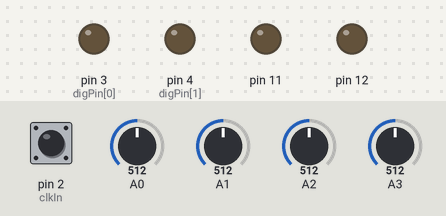
Bench run of a sketch on a simulated Arduino Uno, built with avr-gcc and run on an emulated ATmega328P. Parts: output pins drawn as LEDs (lit = HIGH). The test bench sets the inputs (shaded band); at power-on: A1 = 512, pin 2 (clkIn) HIGH, A0 = 512, A2 = 512, A3 = 512. Random numbers use the default seed unless the sketch sets one; pins used as bus, display or sensor lines are not drawn.

Above: at 1.2 s.
1.3 s: A1 set to 923
4.4 s: A1 set to 947
At 5.5 s:
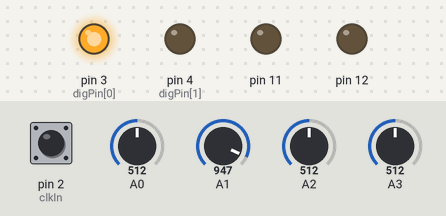
7.5 s: A1 set to 992
At 9.4 s:
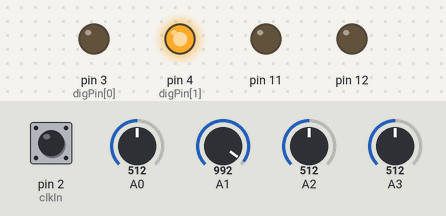
10.0 s: A1 set to 961
Timing chart, 0 to 13.0 s (numbered marks = the images above; inputs shaded):
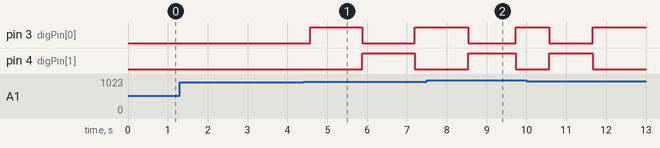

The sketch:

JustDrums.ino
```cpp
// Clock and drum pattern sketches for the Ardcore Expander
// Feed a clock in "Clock in" for external beat. Set A1 to more than 0 for internal beat.
// The clock in toggles between D0 and D1 to open and close.
// Programs are set with A0. 1, 2, 3... etc from CCW to CW
// 1. Cycle Program
// 2. Halves Program
// 3. Divider Program
// 4. Drum Program      Use A3 to set different drum patterns.
// A2 controls probablility of output for triggers. Set A2 full CCW for no randomization and turn it CW for increased "drop out" of trig outs.
// There is a 1 second signal as the program is changed.
// Written by: Magnus Gyllensward

// the drumPatterns.h file must be in the same folder as this file when compiling.
#include "drumPatterns.h";

const int clkIn = 2;           // the digital (clock) input
const int digPin[2] = {3,4};  // the digital output pins
const int pinOffset = 5;       // the first DAC pin (from 5-12)
const int trigTime = 10;       // triggers are 10 ms.

//  variables for interrupt handling of the clock input
volatile int clkState = LOW;

// randomization/probability
int randValue = 1023;

// for the on/off switch on clock in
int inputIsHigh = 0;
int digState[2] = {LOW, LOW};  // start with both set low

// counting drumloops. see drums.h for all drum patterns
int drumLoops = 0;
int drumDivision[6] = {1, 2, 4, 8, 16, 32};


//  ==================== start of setup() ======================

void setup() {
  Serial.begin(9600);

  // set up the digital (clock) input
  pinMode(clkIn, INPUT);

  // set up the digital outputs
  for (int i=0; i<2; i++) {
    pinMode(digPin[i], OUTPUT);
    digitalWrite(digPin[i], LOW);
  }

  // set up the 8-bit DAC output pins
  for (int i=0; i<8; i++) {
    pinMode(pinOffset+i, OUTPUT);
    digitalWrite(pinOffset+i, LOW);
  }

  attachInterrupt(0, isr, RISING);
}

//  ==================== start of loop() =======================
void loop() {

      // go through drum matrix
      for (int x=1; x<17; x++) { // temporal. start with first beat point...

        // set melodyPatternType
        int melodyPatternType = (analogRead(0) / (1023/noOfMelodyPatterns)); if (melodyPatternType > 0) {  melodyPatternType--; } // deal with zero indexing on addressing the array vs the integer declared to set the number.

        // write 0 or 1 on output to trigger melody pattern, set independently of the current drumpattern.
        digitalWrite(pinOffset+(5), melodyPattern[melodyPatternType][x-1]);
        delay(1);
        digitalWrite(pinOffset+(5), LOW);

        for (int y=1; y<noOfDrumSteps; y++) { // vertical, outputs. start with output 0...
          randValue = random(0, 1023);
          if (randValue > analogRead(2)) {

            // set drumProgram
            int drumProgram = (analogRead(3) / (1023/noOfDrumPrograms)); if (drumProgram > 0) {  drumProgram--; } // deal with zero indexing on addressing the array vs the integer declared to set the number.

            // the hits
            digitalWrite(pinOffset+(y-1), drums[drumProgram][y-1][x-1]);
            delay(1);
            digitalWrite(pinOffset+(y-1), LOW);
          }
        }
        delay(1023 - analogRead(1)); // delay after each beat == bpm
      }

  // extra hits, outside of the drum program
  drumLoops++;

  if (drumLoops % 2 == 0) {
    digitalWrite(3, HIGH);
    digitalWrite(4, LOW);
  }

  if (drumLoops % 3 == 0) {
    digitalWrite(4, HIGH);
    digitalWrite(3, LOW);
  }

  if (drumLoops % 6 == 0) {
    digitalWrite(pinOffset+(7), HIGH);
    delay(1);
    digitalWrite(pinOffset+(7), LOW);
  }
} // end loop

//  =================== convenience routines ===================
//  isr() - quickly handle interrupts from the clock input
//  ------------------------------------------------------
void isr()
{
  // Note: you don't want to spend a lot of time here, because
  // it interrupts the activity of the rest of your program.
  // In most cases, you just want to set a variable and get
  // out.
  clkState = HIGH;
}

//  dacOutput(byte) - deal with the DAC output
//  -----------------------------------------
void dacOutput(byte v)
{
  PORTB = (PORTB & B11100000) | (v >> 3);
	PORTD = (PORTD & B00011111) | ((v & B00000111) << 5);
}

//  ===================== end of program =======================
```

Source omitted: drumPatterns.h (data table, 3441 bytes)

Measured:
- the behaviour switches between 930 and 931 on A1 (found by bisection; images 0 and 1)
- after the input at 1.3 s, every drawn part: stays the same
